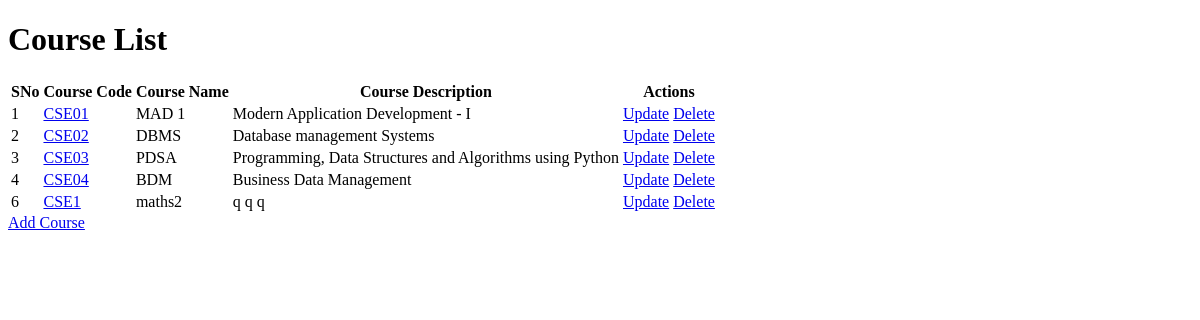
/course, run on an earlier commit of the app's database.
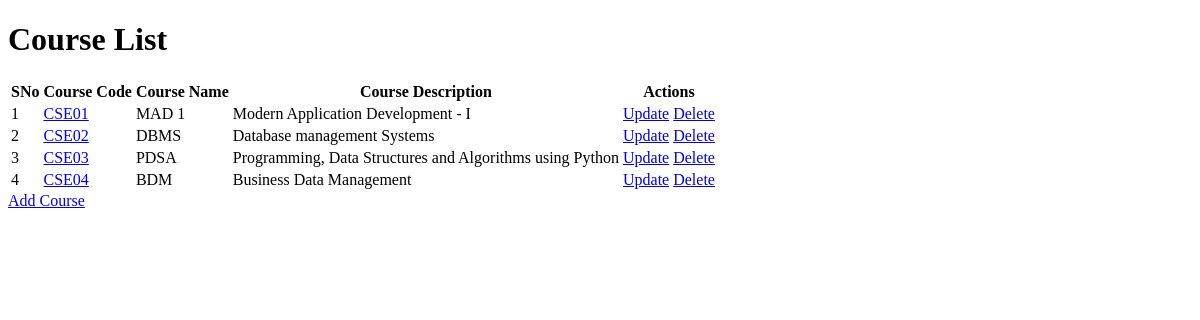
And on a later commit of the database.
### application/models.py (models this page shows)
class Course(db.Model):
    __tablename__ = 'course'
    course_id = db.Column(db.Integer, autoincrement=True, primary_key=True)
    course_code = db.Column(db.String, unique=True, nullable=False)
    course_name = db.Column(db.String, nullable=False)
    course_description = db.Column(db.String)
    students = db.relationship('Student', secondary='enrollments' )

### application/controllers.py (the view)
@app.route("/course")
def course():
    courses=Course.query.all()
    return render_template("courses.html",course=courses)

### templates/courses.html (shortened to what this page needs)
<!DOCTYPE html>
<html lang="en">
<head>
</head>
<body>
    <h1>Course List</h1>
    {% if course|length >0%}
    <table id="all-courses">
        <tr>
            <th>SNo</th>
            <th>Course Code</th>
            <th>Course Name</th>
            <th>Course Description</th>
            <th>Actions</th>
        </tr>
        {% for c in course %}
        <tr>
            <td>{{c["course_id"]}}</td>
            <td><a href="/course/{{c["course_id"]}}">{{c["course_code"]}}</a></td>
            <td>{{c["course_name"]}}</td>
            <td>{{c["course_description"]}}</td>
            <td>
                <a href="/course/{{c["course_id"]}}/update">Update</a>
                <a href="/course/{{c["course_id"]}}/delete">Delete</a>
            </td>
        </tr>
        {% endfor %}
    </table>
    {% else %}
    <p>No course found. Add the courses now!</p>
    {% endif %}
    <a href="/course/create" type="button">Add Course</a>
</body>
</html>

What changed in the data, as far as the page shows it:
removed Course: course_id "6", course_code "CSE1", course_name "maths2", course_description "q q q"
